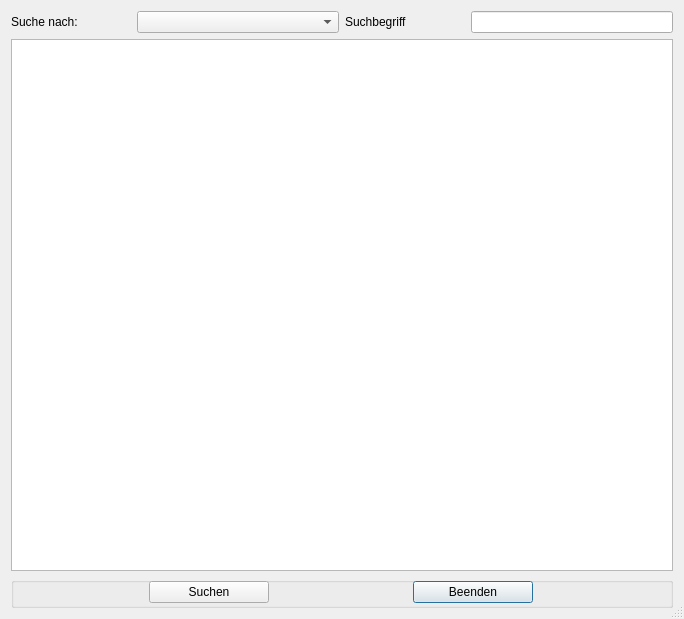
<?xml version="1.0" encoding="UTF-8"?>
<ui version="4.0">
 <class>Dialog</class>
 <widget class="QDialog" name="Dialog">
  <property name="geometry">
   <rect>
    <x>0</x>
    <y>0</y>
    <width>684</width>
    <height>619</height>
   </rect>
  </property>
  <property name="windowTitle">
   <string>Dialog</string>
  </property>
  <property name="sizeGripEnabled">
   <bool>true</bool>
  </property>
  <layout class="QGridLayout" name="gridLayout">
   <item row="1" column="3">
    <widget class="QLineEdit" name="leRaeume">
     <property name="sizePolicy">
      <sizepolicy hsizetype="Preferred" vsizetype="Ignored">
       <horstretch>0</horstretch>
       <verstretch>0</verstretch>
      </sizepolicy>
     </property>
    </widget>
   </item>
   <item row="1" column="1">
    <widget class="QComboBox" name="cb_Name"/>
   </item>
   <item row="1" column="0">
    <widget class="QLabel" name="label">
     <property name="maximumSize">
      <size>
       <width>120</width>
       <height>16777215</height>
      </size>
     </property>
     <property name="text">
      <string>Suche nach:</string>
     </property>
    </widget>
   </item>
   <item row="1" column="2">
    <widget class="QLabel" name="lb_Room">
     <property name="minimumSize">
      <size>
       <width>120</width>
       <height>0</height>
      </size>
     </property>
     <property name="maximumSize">
      <size>
       <width>120</width>
       <height>16777215</height>
      </size>
     </property>
     <property name="text">
      <string>Suchbegriff</string>
     </property>
    </widget>
   </item>
   <item row="6" column="0" colspan="4">
    <widget class="QTableWidget" name="tb_Raeume"/>
   </item>
   <item row="7" column="0" colspan="4">
    <widget class="QGroupBox" name="groupBox">
     <property name="minimumSize">
      <size>
       <width>0</width>
       <height>30</height>
      </size>
     </property>
     <property name="font">
      <font>
       <kerning>true</kerning>
      </font>
     </property>
     <property name="title">
      <string/>
     </property>
     <widget class="QWidget" name="gridLayoutWidget">
      <property name="geometry">
       <rect>
        <x>0</x>
        <y>0</y>
        <width>661</width>
        <height>31</height>
       </rect>
      </property>
      <layout class="QGridLayout" name="gridLayout_2">
       <item row="0" column="2">
        <widget class="QPushButton" name="pB_Beenden">
         <property name="sizePolicy">
          <sizepolicy hsizetype="Minimum" vsizetype="Ignored">
           <horstretch>0</horstretch>
           <verstretch>0</verstretch>
          </sizepolicy>
         </property>
         <property name="minimumSize">
          <size>
           <width>120</width>
           <height>0</height>
          </size>
         </property>
         <property name="maximumSize">
          <size>
           <width>120</width>
           <height>16777215</height>
          </size>
         </property>
         <property name="text">
          <string>Beenden</string>
         </property>
         <property name="icon">
          <iconset>
           <normaloff>../../UsedSymbols/log-out_icon-icons.com_50106.ico</normaloff>../../UsedSymbols/log-out_icon-icons.com_50106.ico</iconset>
         </property>
        </widget>
       </item>
       <item row="0" column="1">
        <widget class="QPushButton" name="pB_Suchen">
         <property name="minimumSize">
          <size>
           <width>120</width>
           <height>0</height>
          </size>
         </property>
         <property name="maximumSize">
          <size>
           <width>120</width>
           <height>16777215</height>
          </size>
         </property>
         <property name="text">
          <string>Suchen</string>
         </property>
        </widget>
       </item>
      </layout>
     </widget>
    </widget>
   </item>
  </layout>
 </widget>
 <tabstops>
  <tabstop>cb_Name</tabstop>
  <tabstop>leRaeume</tabstop>
  <tabstop>tb_Raeume</tabstop>
  <tabstop>pB_Suchen</tabstop>
  <tabstop>pB_Beenden</tabstop>
 </tabstops>
 <resources/>
 <connections/>
</ui>
